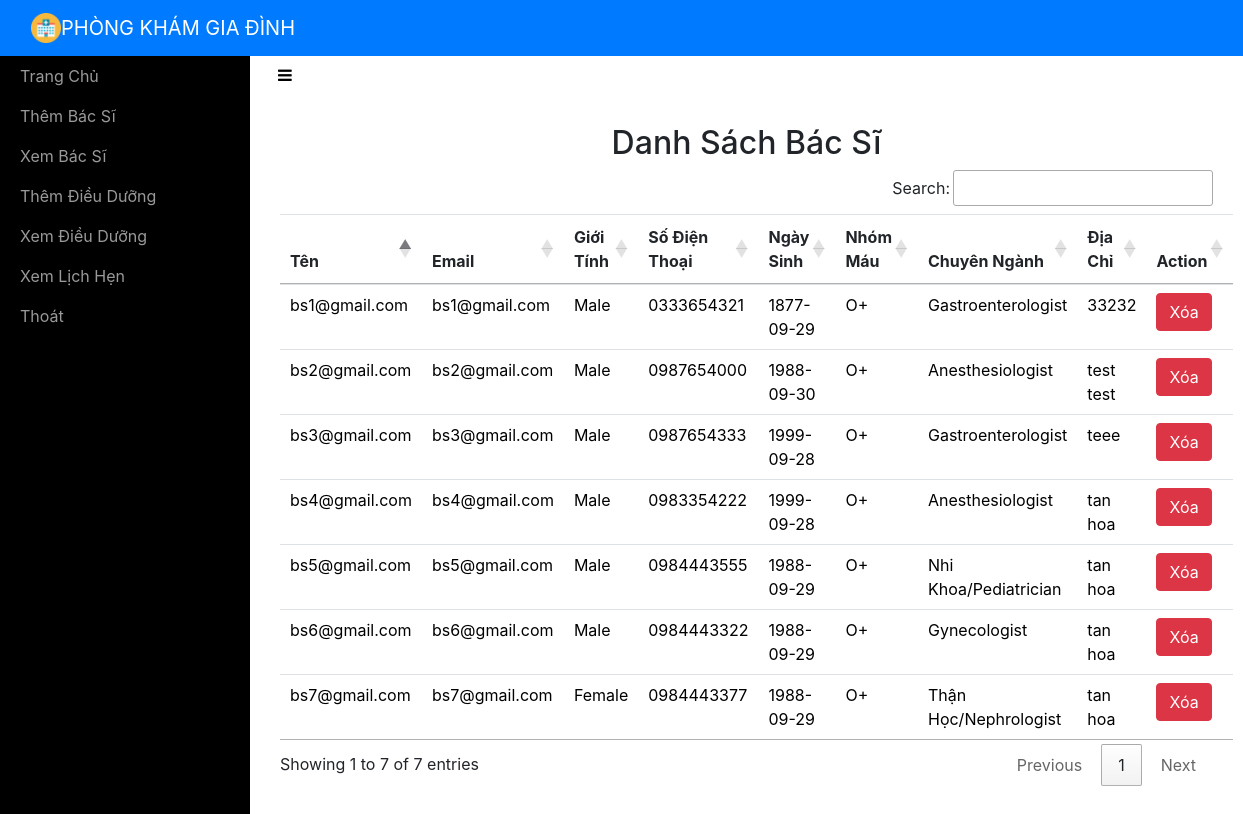
The page /adminviewDoctor/ (signed in) on the database its author committed.
### phongkhamapp/models.py (models this page shows, shortened)
class Doctor(models.Model):
    name = models.CharField(max_length=50)
    email = models.EmailField(unique=True)
    password = models.CharField(max_length=16)
    gender = models.CharField(max_length=10)
    phonenumber = models.CharField(max_length=10)
    address = models.CharField(max_length=100)
    birthdate = models.DateField()
    bloodgroup = models.CharField(max_length=5)
    specialization = models.CharField(max_length=50)

### phongkhamapp/views.py (the view)
# urls.py: path('adminviewDoctor/',adminviewDoctor,name='adminviewDoctor'),
def adminviewDoctor(request):
    if not request.user.is_staff:
        return redirect('login_admin')
    doc = Doctor.objects.all()
    d = {'doc': doc}
    return render(request, 'adminviewDoctors.html', d)

### phongkhamapp/templates/adminviewDoctors.html (shortened to what this page needs)
<!DOCTYPE html>
<html>
<head>
    {% include 'include.html' %}
    {% load static %}
    <link rel="stylesheet" type="text/css" href="https://cdn.datatables.net/1.10.21/css/jquery.dataTables.min.css">
    <link rel="stylesheet" type="text/css" href="https://cdn.datatables.net/buttons/1.6.2/css/buttons.dataTables.min.css">
</head>
<body>
    {% include 'adminnav.html' %}
    <div id="wrapper">
        {% include 'admin_include.html'%}
        <div class="page-content-wrapper">
            <div class="container-fluid"><a class="btn btn-link" role="button" id="menu-toggle" href="#menu-toggle"><i class="fa fa-bars" style="color: black;"></i></a>
                <h2 class="text-center">Danh Sách Bác Sĩ</h2>
                <section id="team" class="pb-5">
                    <div class="container">
                       <table class="table" id="example">
                            <thead>
                                <tr>
                                    <th>Tên</th>
                                    <th>Email</th>
                                    <th>Giới Tính</th>
                                    <th>Số Điện Thoại</th>
                                    <th>Ngày Sinh</th>
                                    <th>Nhóm Máu</th>
                                    <th>Chuyên Ngành</th>
                                    <th>Địa Chỉ</th>
                                    <th>Action</th>
                                </tr>
                            </thead>
                            <tbody>
                                {% for i in doc %}
                                <tr style="color: black;">
                                    <td>{{ i.name }}</td>
                                    <td>{{ i.email }}</td>
                                    <td>{{ i.gender }}</td>
                                    <td>{{ i.phonenumber }}</td>
                                    <td>{{ i.birthdate }}</td>
                                    <td>{{ i.bloodgroup }}</td>
                                    <td>{{ i.specialization }}</td>
                                    <td>{{ i.address }}</td>
                                    <td><a href="{% url 'admin_delete_doctor' i.id i.email %}" onclick="return confirm('Are you sure you want to delete?')" class="btn btn-danger">Xóa</a></td>
                                </tr>
                                {% endfor %}
                            </tbody>
                        </table>
                    </div>
                </section>
            </div>
        </div>
    </div>
</body>
</html>

### phongkhamapp/templates/include.html (shortened to what this page needs)
{% load static %}
<link rel="stylesheet" href="{% static 'bootstrap/css/bootstrap.min.css' %}">
<link rel="stylesheet" href="{% static 'fonts/font-awesome.min.css' %}">
<link rel="stylesheet" href="{% static 'fonts/ionicons.min.css' %}">
<link rel="stylesheet" href="{% static 'css/back-to-top-scroll-1.css' %}">
<link rel="stylesheet" href="{% static 'css/back-to-top-scroll.cs' %}s">
<link rel="stylesheet" href="{% static 'css/Bold-BS4-Animated-Back-To-Top.css' %}">
<link rel="stylesheet" href="{% static 'css/cards.css' %}">
<link rel="stylesheet" href="https://cdnjs.cloudflare.com/ajax/libs/animate.css/3.5.2/animate.min.css">
<link rel="stylesheet" href="{% static 'css/Login-Form-Dark.css' %}">
<link rel="stylesheet" href="{% static 'css/Pretty-Registration-Form.css' %}">
<link rel="stylesheet" href="{% static 'css/Sidebar-Menu-1.css' %}">
<link rel="stylesheet" href="{% static 'css/Sidebar-Menu.css' %}">
<link rel="stylesheet" href="{% static 'css/styles.css' %}">

### phongkhamapp/templates/adminnav.html (shortened to what this page needs)
{% load static %}
<nav class="navbar navbar-dark navbar-expand-md sticky-top bg-primary float-none">
    <div class="container-fluid"><img src="{% static 'img/mainicon.png' %}" width="30px" height="30px" alt="10px"><a class="navbar-brand text-center" href="#" style="margin: 0px 0px;">PHÒNG KHÁM GIA ĐÌNH</a>
    </div>
</nav>

### phongkhamapp/templates/admin_include.html
<div id="sidebar-wrapper">
    <ul class="sidebar-nav">
        <li> <a href="{% url 'adminhome' %}">Trang Chủ</a></li>
        <li> <a href="{% url 'adminaddDoctor' %}">Thêm Bác Sĩ</a></li>
        <li> <a href="{% url 'adminviewDoctor' %}">Xem Bác Sĩ</a></li>
        <li> <a href="{% url 'adminaddReceptionist' %}">Thêm Điều Dưỡng</a></li>
        <li> <a href="{% url 'adminviewReceptionist' %}">Xem Điều Dưỡng</a></li>
        <li> <a href="{% url 'adminviewAppointment' %}">Xem Lịch Hẹn</a></li>
        <li> <a href="{% url 'adminlogout' %}">Thoát</a></li>
    </ul>
</div>

### phongkhamapp/static/css/Sidebar-Menu-1.css (style rules this page uses)
body { overflow-x: hidden; }
#wrapper { padding-left: 0; -webkit-transition: all 0.5s ease; -moz-transition: all 0.5s ease; -o-transition: all 0.5s ease; transition: all 0.5s ease; }
#sidebar-wrapper { z-index: 1000; position: fixed; left: 250px; width: 0; height: 100%; margin-left: -250px; overflow-y: auto; background: #000; -webkit-transition: all 0.5s ease; -moz-transition: all 0.5s ease; -o-transition: all 0.5s ease; transition: all 0.5s ease; }
.sidebar-nav { position: absolute; top: 0; width: 250px; margin: 0; padding: 0; list-style: none; }
.sidebar-nav li { text-indent: 20px; line-height: 40px; }
.sidebar-nav li a { display: block; text-decoration: none; color: #999999; }
@media (min-width:768px) { #wrapper { padding-left: 250px; } }
@media (min-width:768px) { #sidebar-wrapper { width: 250px; } }

### phongkhamapp/static/css/Sidebar-Menu.css (style rules this page uses)
#wrapper { padding-left: 0; -webkit-transition: all 0.5s ease; -moz-transition: all 0.5s ease; -o-transition: all 0.5s ease; transition: all 0.5s ease; }
#sidebar-wrapper { z-index: 1000; position: fixed; left: 250px; width: 0; height: 100%; margin-left: -250px; overflow-y: auto; background: #000; -webkit-transition: all 0.5s ease; -moz-transition: all 0.5s ease; -o-transition: all 0.5s ease; transition: all 0.5s ease; }
.sidebar-nav { position: absolute; top: 0; width: 250px; margin: 0; padding: 0; list-style: none; }
.sidebar-nav li { text-indent: 20px; line-height: 40px; }
.sidebar-nav li a { display: block; text-decoration: none; color: #999999; }
@media (min-width:768px) { #wrapper { padding-left: 250px; } }
@media (min-width:768px) { #sidebar-wrapper { width: 250px; } }

### phongkhamapp/static/css/styles.css (style rules this page uses)
.text-center { margin-top: 30px; }

### rows shown on the page
Doctor: name "bs1@gmail.com", email "bs1@gmail.com", gender "Male", phonenumber "0333654321", birthdate "1877-09-29", bloodgroup "O+", specialization "Gastroenterologist", address "33232"
Doctor: name "bs2@gmail.com", email "bs2@gmail.com", gender "Male", phonenumber "0987654000", birthdate "1988-09-30", bloodgroup "O+", specialization "Anesthesiologist", address "test test"
Doctor: name "bs3@gmail.com", email "bs3@gmail.com", gender "Male", phonenumber "0987654333", birthdate "1999-09-28", bloodgroup "O+", specialization "Gastroenterologist", address "teee"
Doctor: name "bs4@gmail.com", email "bs4@gmail.com", gender "Male", phonenumber "0983354222", birthdate "1999-09-28", bloodgroup "O+", specialization "Anesthesiologist", address "tan hoa"
Doctor: name "bs6@gmail.com", email "bs6@gmail.com", gender "Male", phonenumber "0984443322", birthdate "1988-09-29", bloodgroup "O+", specialization "Gynecologist", address "tan hoa"
Doctor: name "bs5@gmail.com", email "bs5@gmail.com", gender "Male", phonenumber "0984443555", birthdate "1988-09-29", bloodgroup "O+", specialization "Nhi Khoa/Pediatrician", address "tan hoa"
Doctor: name "bs7@gmail.com", email "bs7@gmail.com", gender "Female", phonenumber "0984443377", birthdate "1988-09-29", bloodgroup "O+", specialization "Thận Học/Nephrologist", address "tan hoa"
